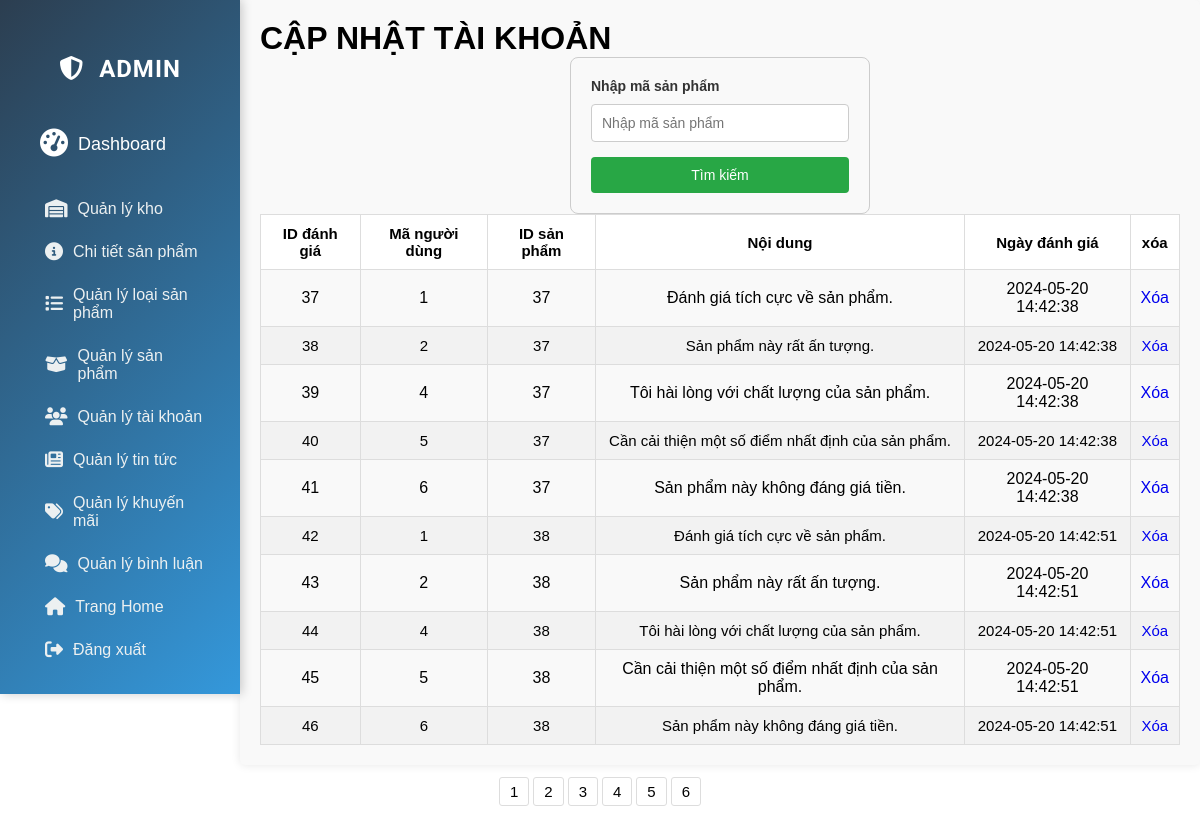
Screenshot of /admin.php?admincontroller=admin&action=list_Review (signed in) with the database file from the repository.
### tables this page shows
CREATE TABLE `danhgia` (
  `iddanhgia` int(11) NOT NULL,
  `manguoidung` int(11) NOT NULL,
  `idsanpham` int(11) NOT NULL,
  `noidung` text DEFAULT NULL,
  `ngaydanhgia` timestamp NOT NULL DEFAULT current_timestamp()
);

### src/controllers/baseController.php (called while the page is built, shortened)
<?php
class baseController{
    protected function loadview($viewPath, array $data = []){
        return require(self::VIEW_FOLDER_NAME.'/'.str_replace('.','/',$viewPath).'.php');
    }
}
?>

### src/controllers/adminController.php (called while the page is built, shortened)
<?php
class adminController extends baseController
{
    private $admininModel;
    public function __construct()
    {
        $this->admininModel = new admin();
    }
    public function list_Review()
    {
        $data = [];
        $itemsPerPage = 10;
        $currentPage = isset($_GET['page_number']) ? (int)$_GET['page_number'] : 1;
        $offset = ($currentPage - 1) * $itemsPerPage;
        if ($_SERVER['REQUEST_METHOD'] == 'POST' && isset($_POST['timkiemreview'])) {
            $idsanpham = $_POST['masanpham'];
            $listadminReview = $this->admininModel->get_ReviewDanhgia($idsanpham);
            if (!$listadminReview) {
                $data['updateCategory_txtErro'] = 'Không tìm thấy đánh giá cho mã sản phẩm này.';
                $listadminReview = [];
            }
        } else {
            $listadminReview = $this->admininModel->get_Review();
        }
        $data['listadminReview'] = array_slice($listadminReview, $offset, $itemsPerPage);
        if (!empty($listadminReview)) {
            $totalProducts = count($listadminReview);
            $totalPages = ceil($totalProducts / $itemsPerPage);
            $data['totalPages'] = $totalPages;
        } else {
            $data['totalPages'] = 1;
        }
        return $this->loadView('admin.list_review', $data);
    }
}

### src/core/database.php (called while the page is built, shortened)
<?php
class database {
    public function connect(){
        $maxRetries = 5;
        $attempt = 0;
        while ($attempt < $maxRetries) {
            $conn = @mysqli_connect(
                self::HOST,
                self::USERNAME,
                self::PASSWORD,
                self::DBNAME
            );
            if ($conn) {
                return $conn;
            }
            $attempt++;
        }
        die("Kết nối DB thất bại sau {$maxRetries} lần: " . mysqli_connect_error());
    }
}
?>

### src/models/adminModel.php (called while the page is built, shortened)
<?php
class admin extends baseModel
{
    function get_Review()
    {
        $query = "SELECT * FROM danhgia";
        $result = $this->_query($query);
        $laythongtinbinhluans = array();
        if (mysqli_num_rows($result) > 0) {
            while ($row = mysqli_fetch_assoc($result)) {
                $laythongtinbinhluans[] = $row;
            }
        }
        return $laythongtinbinhluans;
    }
}

### src/models/baseModel.php (called while the page is built)
<?php
class baseModel extends database{
    protected $conn;
    public function __construct()
    {
        $this->conn = $this->connect();
    }
    public function _query($sql){
        return mysqli_query($this->conn,$sql);
    }
}
?>

### src/views/admin/list_review.php (the view, shortened to what this page needs)
<div class="review-wrapper">
    <div class="review-container">
        <div class="review-tittle">
            <h1>CẬP NHẬT TÀI KHOẢN</h1>
        </div>
        <form action="" method="post" class="form-adminreview">
            <label for="">Nhập mã sản phẩm</label>
            <input type="text" placeholder="Nhập mã sản phẩm" name="masanpham">
            <button type=submit name="timkiemreview">Tìm kiếm</button>
        </form>
        <?php
        if ($listadminReview) {
            echo '<table class="review-bangdulieu">';
            echo '<tr><th>ID đánh giá</th><th>Mã người dùng</th><th>ID sản phẩm</th><th>Nội dung</th><th>Ngày đánh giá</th><th>xóa</th></tr>';
            foreach ($listadminReview as $review) {
                echo '<tr>';
                echo '<td>' . $review['iddanhgia'] . '</td>';
                echo '<td>' . $review['manguoidung'] . '</td>';
                echo '<td>' . $review['idsanpham'] . '</td>';
                echo '<td>' . $review['noidung'] . '</td>';
                echo '<td>' . $review['ngaydanhgia'] . '</td>';
                echo '<td><a class="delete-btn" href="?admincontroller=admin&action=delete_Review&idreview=' . $review['idsanpham'] . '"<i class="fas fa-trash-alt"></i> Xóa</a></td>';
                echo '</tr>';
            }
            echo '</table>';
        }
        ?>
    </div>
    <div class="review-pagination">
        <?php
        for ($i = 1; $i <= $totalPages; $i++) {
            echo "<a href='?admincontroller=admin&action=list_Review&page_number=$i'>$i</a> ";
        }
        ?>
    </div>
</div>

### src/views/admin/css/chitietsanpham.css (style rules this page uses)
th, td { padding: 8px; text-align: left; border-bottom: 1px solid #ddd; }
th { background-color: #f2f2f2; }

### src/views/admin/css/gdadmin.css (style rules this page uses)
* { margin: 0; padding: 0; box-sizing: border-box; font-family: Arial, sans-serif; }

### src/views/admin/css/list_review.css (style rules this page uses)
.review-container { margin-left: 20%; width: 80%; padding: 20px; background-color: #f9f9f9; border-radius: 5px; box-shadow: 0 0 10px rgba(0, 0, 0, 0.1); }
.review-bangdulieu { width: 100%; border-collapse: collapse; }
.review-bangdulieu th, .review-bangdulieu td { border: 1px solid #ddd; padding: 10px; text-align: left; }
.review-bangdulieu th { background-color: #fff; color: #000; font-size: 15px; font-weight: bold; }
.review-bangdulieu tr:nth-child(odd) { font-size: 15px; background-color: #f2f2f2; }
.review-bangdulieu tr td, .review-bangdulieu tr th { text-align: center; }
.review-bangdulieu tr td a { text-decoration: none; }
.review-pagination { padding: 10px; display: flex; justify-content: center; }
.review-pagination a { color: black; font-size: 15px; padding: 5px 10px; text-decoration: none; margin: 2px; border: 1px solid #ddd; border-radius: 3px; }
.form-adminreview { display: flex; flex-direction: column; width: 300px; margin: 0 auto; padding: 20px; border: 1px solid #ccc; border-radius: 8px; background-color: #f9f9f9; }
.form-adminreview label { margin-bottom: 10px; font-weight: bold; font-size: 14px; color: #333; }
.form-adminreview input[type="text"] { margin-bottom: 15px; padding: 10px; border: 1px solid #ccc; border-radius: 4px; font-size: 14px; width: 100%; box-sizing: border-box; }
.form-adminreview button[type="submit"] { padding: 10px; border: none; border-radius: 4px; background-color: #28a745; color: #fff; font-size: 14px; cursor: pointer; transition: background-color 0.3s ease; }

### rows the page displays
danhgia: iddanhgia "37", manguoidung "1", idsanpham "37", noidung "Đánh giá tích cực về sản phẩm.", ngaydanhgia "2024-05-20 14:42:38"
danhgia: iddanhgia "38", manguoidung "2", idsanpham "37", noidung "Sản phẩm này rất ấn tượng.", ngaydanhgia "2024-05-20 14:42:38"
danhgia: iddanhgia "39", manguoidung "4", idsanpham "37", noidung "Tôi hài lòng với chất lượng của sản phẩm.", ngaydanhgia "2024-05-20 14:42:38"
danhgia: iddanhgia "40", manguoidung "5", idsanpham "37", noidung "Cần cải thiện một số điểm nhất định của sản phẩm.", ngaydanhgia "2024-05-20 14:42:38"
danhgia: iddanhgia "41", manguoidung "6", idsanpham "37", noidung "Sản phẩm này không đáng giá tiền.", ngaydanhgia "2024-05-20 14:42:38"
danhgia: iddanhgia "42", manguoidung "1", idsanpham "38", noidung "Đánh giá tích cực về sản phẩm.", ngaydanhgia "2024-05-20 14:42:51"
danhgia: iddanhgia "43", manguoidung "2", idsanpham "38", noidung "Sản phẩm này rất ấn tượng.", ngaydanhgia "2024-05-20 14:42:51"
danhgia: iddanhgia "44", manguoidung "4", idsanpham "38", noidung "Tôi hài lòng với chất lượng của sản phẩm.", ngaydanhgia "2024-05-20 14:42:51"
danhgia: iddanhgia "45", manguoidung "5", idsanpham "38", noidung "Cần cải thiện một số điểm nhất định của sản phẩm.", ngaydanhgia "2024-05-20 14:42:51"
danhgia: iddanhgia "46", manguoidung "6", idsanpham "38", noidung "Sản phẩm này không đáng giá tiền.", ngaydanhgia "2024-05-20 14:42:51"
